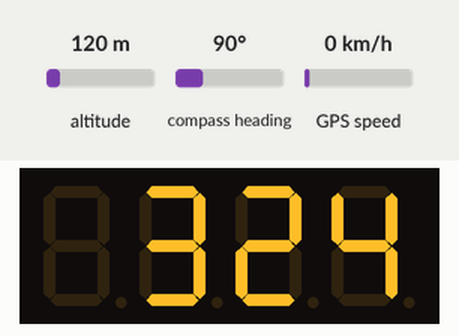
Bench run of a sketch on a simulated Arduino Mega 2560, built with avr-gcc and run on an emulated ATmega2560. Parts: 4-digit seven-segment display. The inputs (shaded band) are chosen by the test bench; at power-on: altitude 120 m, compass heading 90°, GPS speed 0 km/h. The GPS gets a fix after 3 s at 37.7749, -122.4194 with 8 satellites; what the sketch prints to the serial monitor is not drawn.

Above: at 2.1 s.
At 30.1 s:
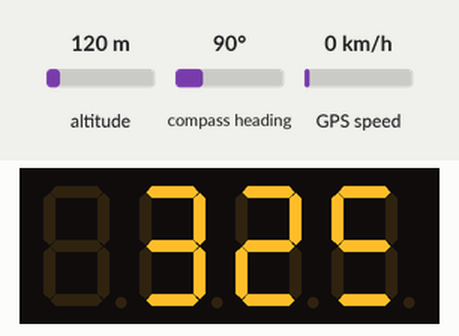
At 90.1 s:
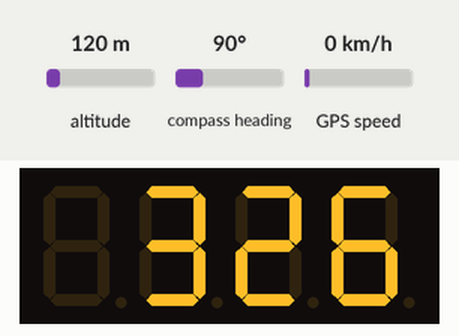

Measured:
- what the display in image 0 shows lasts 28.0 s, from 2.0 s to 30.0 s
- what the display in image 1 shows lasts 60.1 s, from 30.0 s to 90.1 s

The sketch:

Feather_GPS_Clock_Alphanumeric_Display.ino
```cpp
// (licence header left out)
#include "Adafruit_LEDBackpack.h"
#include <Adafruit_GPS.h>
#include <Adafruit_GFX.h>
#define GPSSerial Serial1
Adafruit_GPS GPS(&GPSSerial);

// Display serial stuff once
boolean displayOnce;

// Set the time format to either 12 or 24 hour format
int timeFormat = 12;

// Set your GMT offset number here, even if it's a negative
int GMToffset = 8;

// If your GMT offset is a negative number, set the value below to true
boolean GMTnegative = true;
boolean USDST = true;

// Our variable for the changing the time based on DST and time zone
int correctedHour;
int DSToffset;

// Set a brightness value from 1-15
int displayBrightness = 5;

// This is for the alpha display. This sketch will not work with the 7 segment.
Adafruit_AlphaNum4 alpha4 = Adafruit_AlphaNum4();

// This timer is for the GPS readings.  Don't mess with it.
uint32_t timer = millis();

void setup()
{
  //Print the source URL for the project in case you lose it
  Serial.begin(115200);

  alpha4.begin(0x70);  // pass in the address

  // 9600 NMEA is the default baud rate for Adafruit MTK GPS's- some use 4800
  GPS.begin(9600);

  // Turn on RMC (recommended minimum) and GGA (fix data) including altitude
  GPS.sendCommand(PMTK_SET_NMEA_OUTPUT_RMCGGA);

  // Set the update rate
  GPS.sendCommand(PMTK_SET_NMEA_UPDATE_1HZ);   // 1 Hz update rate

  // Set the display brightness
  alpha4.setBrightness(displayBrightness);
  delay(500);
  displayOnce = true;
}

// This is our lookup table for the characters 0-9
// This is needed because the alpha display can't read from
// the GPS readings directly
// Plus binary in Arduino sketches looks cool
int getNumber(int numInput){
  if (numInput == 0) {
    return (0b0000110000111111);
  } else if (numInput ==1) {
    return (0b0000000000000110);
  } else if (numInput ==2) {
    return (0b0000000011011011);
  } else if (numInput ==3) {
    return (0b0000000010001111);
  } else if (numInput ==4) {
    return (0b0000000011100110);
  } else if (numInput ==5) {
    return (0b0010000001101001);
  } else if (numInput ==6) {
    return(0b0000000011111101);
  } else if (numInput ==7) {
    return (0b0000000000000111);
  } else if (numInput ==8) {
    return (0b0000000011111111);
  } else if (numInput ==9) {
    return (0b0000000011101111);
  }
}
void loop()                     // run over and over again
{
  // read data from the GPS in the 'main loop'
  char c = GPS.read();
    // if a sentence is received, we can check the checksum, parse it...
  if (GPS.newNMEAreceived()) {
    // a tricky thing here is if we print the NMEA sentence, or data
    // we end up not listening and catching other sentences!
    // so be very wary if using OUTPUT_ALLDATA and trytng to print out data
    if (!GPS.parse(GPS.lastNMEA())) // this also sets the newNMEAreceived() flag to false
      return; // we can fail to parse a sentence in which case we should just wait for another
  }
  // if millis() or timer wraps around, we'll just reset it
  if (timer > millis()) timer = millis();

   // approximately every 2 seconds or so, print out the current stats
  if (millis() - timer > 2000) {
    timer = millis(); // reset the timer
    // Clear the LED display
    alpha4.clear();

    // DST offset checks. This would need overhauling to incorporate global DST
    // logic, because the dates for start & end of DST are different
    if (USDST == true) {
      DSToffset = 0;
      if ((GPS.month == 3) && (GPS.day > 12)) {
        DSToffset = 1;
      } else if ((GPS.month == 3) && (GPS.day == 12)) {
        if (GPS.hour > 2){
        DSToffset = 1;
        }
      } else if ((GPS.month > 3) && (GPS.month < 11)) {
        DSToffset = 1;
      } else if ((GPS.month == 11) && (GPS.day < 6)) {
        DSToffset = 1;
      } else if ((GPS.month == 11) && (GPS.day == 5)) {
        if (GPS.hour < 2){
        DSToffset = 1;
        }
      }
    }
    // GMT offset (time zone) calculation here
    // There may be a better way with Arduino, but this
    // gets around Arduino weirdness with negative numbers
    if (GMTnegative == true) {
      correctedHour = (GPS.hour - GMToffset + DSToffset);
    } else {
      correctedHour = (GPS.hour + GMToffset);
    }
    if (correctedHour > 24) {
      correctedHour = (correctedHour -24);
    } else if (correctedHour < 0) {
      correctedHour = (correctedHour +24);
    }

    // Hour calculations for 24 hour time
    // Here we apply corrected hour to 24 hour time
      // We use the getNumber() function because the alpha display
    // can't take decimals from the GPS readings directly
    if (timeFormat == 24) {
      if (correctedHour > 19) {
        alpha4.writeDigitRaw(0, getNumber(2));
        alpha4.writeDigitRaw(1, getNumber(correctedHour-20));
      } else if ((correctedHour > 9) && (correctedHour < 20)) {
        alpha4.writeDigitRaw(0, getNumber(1));
        alpha4.writeDigitRaw(1, getNumber(correctedHour-10));
      } else if (correctedHour < 10) {
        alpha4.writeDigitRaw(1, getNumber(correctedHour));
      }
    }

    // Hour calculations for 12 hour time
    // Here we apply corrected hour to 12 hour time
    // We use the getNumber() function because the alpha display
    // can't take decimals from the GPS readings directly
    if (timeFormat == 12) {
      int twelvehour;
      if (correctedHour > 12) {
        twelvehour = (correctedHour - 12);
      } else if (correctedHour < 13) {
        twelvehour = (correctedHour);
      } else if (correctedHour == 0) {
        twelvehour = 12;
      }
      if (twelvehour > 9) {
        alpha4.writeDigitRaw(0, getNumber(1));
        twelvehour = twelvehour-10;
        alpha4.writeDigitRaw(1, getNumber(twelvehour));
      } else if (twelvehour < 10) {
        alpha4.writeDigitRaw(1, getNumber(twelvehour));
      }
    }

    // Minute calculations and character assignment
    // We use the getNumber() function because the alpha display
    // can't take decimals from the GPS readings directly
    if (GPS.minute < 10) {
      alpha4.writeDigitRaw(2, getNumber(0));
      alpha4.writeDigitRaw(3, getNumber(GPS.minute));
    } else if ((GPS.minute > 9) && (GPS.minute < 20)) {
      alpha4.writeDigitRaw(2, getNumber(1));
      alpha4.writeDigitRaw(3, getNumber(GPS.minute-10));
    } else if ((GPS.minute > 19) && (GPS.minute < 30)) {
      alpha4.writeDigitRaw(2, getNumber(2));
      alpha4.writeDigitRaw(3, getNumber(GPS.minute-20));
    } else if ((GPS.minute > 29) && (GPS.minute < 40)) {
      alpha4.writeDigitRaw(2, getNumber(3));
      alpha4.writeDigitRaw(3, getNumber(GPS.minute-30));
    } else if ((GPS.minute > 39) && (GPS.minute < 50)) {
      alpha4.writeDigitRaw(2, getNumber(4));
      alpha4.writeDigitRaw(3, getNumber(GPS.minute-40));
    } else if (GPS.minute > 49) {
      alpha4.writeDigitRaw(2, getNumber(5));
      alpha4.writeDigitRaw(3, getNumber(GPS.minute-50));
    } else if (GPS.minute == 0) {
      alpha4.writeDigitRaw(2, getNumber(0));
      alpha4.writeDigitRaw(3, getNumber(0));
    }

    // Simple status reading if we're not getting values from the GPS
    // F242 is for a great Belgian electronic music group
    // https://en.wikipedia.org/wiki/Front_242
    if ((GPS.hour == 0) && (GPS.minute == 0)) {
        alpha4.clear();
        alpha4.writeDigitAscii(0, 'F');
        alpha4.writeDigitAscii(1, '2');
        alpha4.writeDigitAscii(2, '4');
        alpha4.writeDigitAscii(3, '2');
    }
    // Write to the LED display
    alpha4.writeDisplay();

    if (displayOnce == true) {
    Serial.println("GPS Clock by Jay Doscher from https://github.com/jdoscher/Feather_GPS_Clock/tree/master/Feather_GPS_Clock_Alphanumeric_Display");
    displayOnce = false;
    }
  }
}
```
